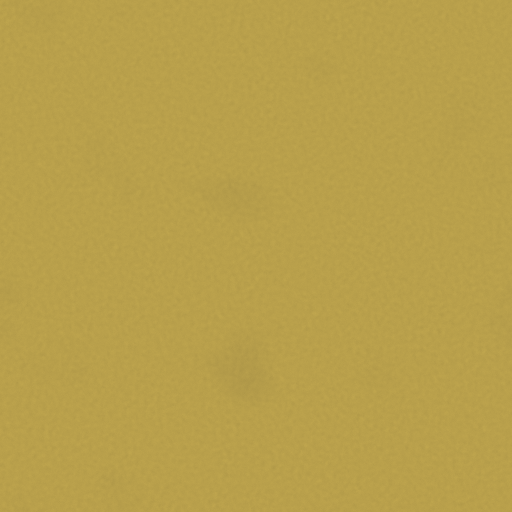
#> input picture Tools/Materials/level0_originals/level0_carpet_basecolor.png, 1024 x 1024 px, given in place of asphalt_02_diff_2k.png, which was not available (shown at 1/2 size)
$ python make_suburb.py level0_originals
#> lines starting #> are read from the running program, lines starting #| are printed output that depends on the picture
"""Level 9's street materials from photo-scanned CC0 sets (Poly Haven): wet dark asphalt with no lane paint
(asphalt_02, darkened, and glossy where the rain lies), sidewalk slabs (concrete_pavement_02) and lawn (leafy_grass).
The wiki: "wet, dark asphalt", puddles, ordinary stone sidewalks, grass past the walkways.

usage: python3 Tools/Materials/make_suburb.py POLYHAVEN_DIR
Writes Assets/Textures/Outdoor/suburb_*.png and Assets/Materials/Outdoor/suburb_{road,sidewalk,lawn}.material.
"""
import json
import os
import sys

import numpy as np
from PIL import Image
from scipy.ndimage import gaussian_filter

ROOT = os.path.dirname(os.path.dirname(os.path.dirname(os.path.abspath(__file__))))
TEX = os.path.join(ROOT, 'Assets', 'Textures', 'Outdoor')
MAT = os.path.join(ROOT, 'Assets', 'Materials', 'Outdoor')
SIZE = (2048, 2048)


def load(path, mode='RGB'):
#> called with path = 'level0_originals/asphalt_02_diff_2k.png', mode = 'RGB'
    im = Image.open(path).convert(mode)
#> im is the input picture: PIL image 1024x1024 RGB; mean R, G, B 184.5, 159.6, 74.8
    if im.size != SIZE:
        im = im.resize(SIZE, Image.LANCZOS)
#> im: PIL image 2048x2048 RGB
    return np.asarray(im).astype(np.float32) / 255.0


def save(arr, name, mode='RGB'):
    out = (np.clip(arr, 0, 1) * 255.0 + 0.5).astype(np.uint8)
    Image.fromarray(out, mode).save(os.path.join(TEX, name), optimize=True)
    print('wrote', name)


def material(name, tile, extra=None):
    props = {
        'baseColor.textureMap': f'../../Textures/Outdoor/{name}_basecolor.png',
        'normal.textureMap': f'../../Textures/Outdoor/{name}_normal.png',
        'normal.factor': 1.0,
        'roughness.textureMap': f'../../Textures/Outdoor/{name}_roughness.png',
        'occlusion.diffuseTextureMap': f'../../Textures/Outdoor/{name}_ao.png',
        'occlusion.diffuseFactor': 1.0,
        'metallic.factor': 0.0,
        'uv.tileU': tile,
        'uv.tileV': tile,
    }
    props.update(extra or {})
    data = {
        'materialType': '@gemroot:Atom_Feature_Common@/Assets/Materials/Types/StandardPBR.materialtype',
        'materialTypeVersion': 5,
        'propertyValues': props,
    }
    json.dump(data, open(os.path.join(MAT, f'{name}.material'), 'w'), indent=4)
    print('wrote', f'{name}.material')


def main():
    ph = sys.argv[1]
    os.makedirs(TEX, exist_ok=True)
    os.makedirs(MAT, exist_ok=True)

    # Road: the scan darkened to wet asphalt; water lies in the low spots (from the height map), mirror-smooth there.
    base = load(os.path.join(ph, 'asphalt_02_diff_2k.png'))
    height = load(os.path.join(ph, 'asphalt_02_disp_2k.png'), 'L')
#> call 2 of load, with path = 'level0_originals/asphalt_02_disp_2k.png', mode = 'L'
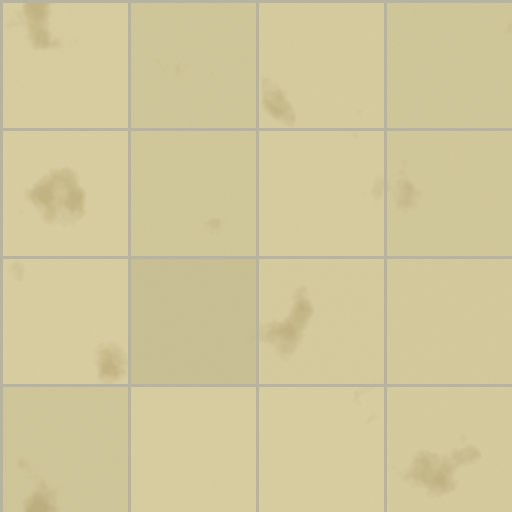
#> input picture Tools/Materials/level0_originals/level0_ceiling_basecolor.png, 1024 x 1024 px, given in place of asphalt_02_disp_2k.png, which was not available (shown at 1/2 size)
#> in load (call 2), `im = Image.open(path).convert(mode)`:
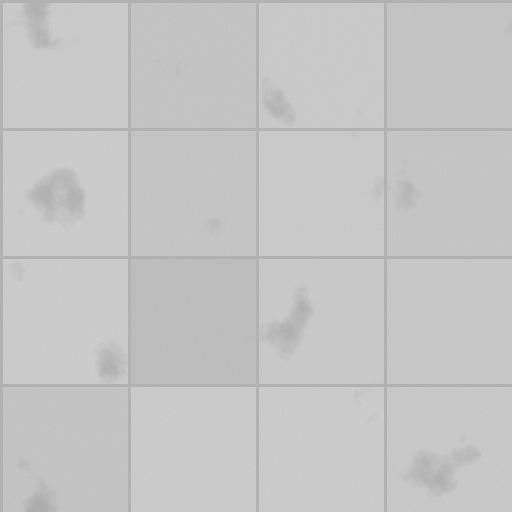
#> im: PIL image 1024x1024 L (shown at 1/2 size); min 168, max 213, mean 196.6
    rough = load(os.path.join(ph, 'asphalt_02_rough_2k.png'), 'L')
    low = gaussian_filter(height, 24, mode='wrap')
    wet = np.clip((np.percentile(low, 35) - low) / 0.04, 0, 1)                   # puddles where the road dips
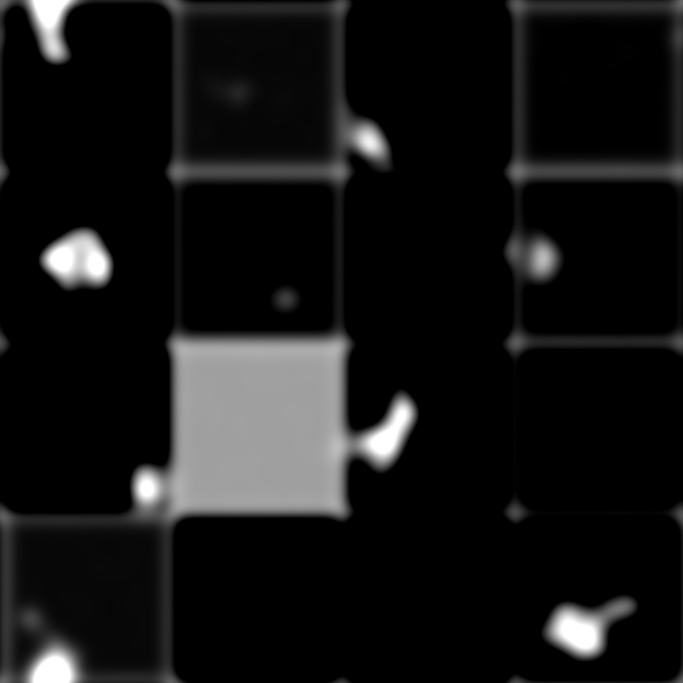
#> wet: shape (2048, 2048) float32 (shown at 1/3 size); min 0, max 1, mean 0.085
    damp = 0.55                                                                    # the rest still wet from the rain
    save(base * (0.42 - 0.12 * wet[..., None]), 'suburb_road_basecolor.png')
#> in save, `out = (np.clip(arr, 0, 1) * 255.0 + 0.5).astype(np.uint8)`:
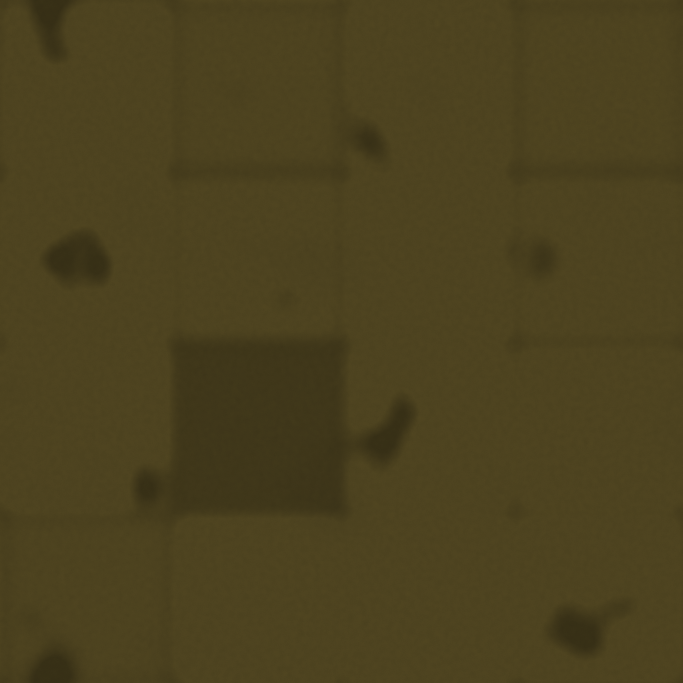
#> out: shape (2048, 2048, 3) (shown at 1/3 size); mean of channels 0, 1, 2 75.6, 65.4, 30.8; drawn as R, G, B
    save(np.clip(rough * (1 - damp) * 0.9 + 0.12, 0.05, 1) * (1 - wet) + 0.04 * wet, 'suburb_road_roughness.png', 'L')
    nor = load(os.path.join(ph, 'asphalt_02_nor_gl_2k.png'))
    flat = np.zeros_like(nor); flat[..., 0] = 0.5; flat[..., 1] = 0.5; flat[..., 2] = 1.0
    save(nor * (1 - wet[..., None]) + flat * wet[..., None], 'suburb_road_normal.png')            # still water is flat
    save(load(os.path.join(ph, 'asphalt_02_ao_2k.png'), 'L'), 'suburb_road_ao.png', 'L')
    material('suburb_road', 4.0)

    # Sidewalk: one slab per box (1.7 m), a little darker from the damp.
    save(load(os.path.join(ph, 'concrete_pavement_02_diff_2k.png')) * 0.75, 'suburb_sidewalk_basecolor.png')
    save(load(os.path.join(ph, 'concrete_pavement_02_nor_gl_2k.png')), 'suburb_sidewalk_normal.png')
    save(np.clip(load(os.path.join(ph, 'concrete_pavement_02_rough_2k.png'), 'L') * 0.8 + 0.1, 0, 1), 'suburb_sidewalk_roughness.png', 'L')
    save(load(os.path.join(ph, 'concrete_pavement_02_ao_2k.png'), 'L'), 'suburb_sidewalk_ao.png', 'L')
    material('suburb_sidewalk', 1.0)

    # Lawn: the scan's leafy grass, a touch less saturated (it's night and the grass is half dead).
    g = load(os.path.join(ph, 'leafy_grass_diff_2k.png'))
    grey = g.mean(axis=-1, keepdims=True)
    save((grey + (g - grey) * 0.7) * 0.8, 'suburb_lawn_basecolor.png')
    save(load(os.path.join(ph, 'leafy_grass_nor_gl_2k.png')), 'suburb_lawn_normal.png')
    save(load(os.path.join(ph, 'leafy_grass_rough_2k.png'), 'L'), 'suburb_lawn_roughness.png', 'L')
    save(load(os.path.join(ph, 'leafy_grass_ao_2k.png'), 'L'), 'suburb_lawn_ao.png', 'L')
    material('suburb_lawn', 30.0)


if __name__ == '__main__':
#> (the run stopped early here; a loop or call above may not have finished)
